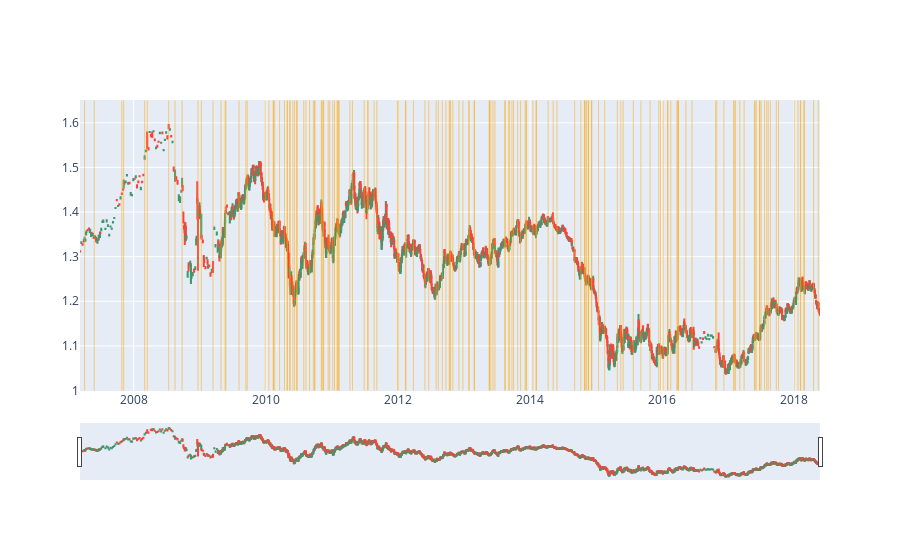

The notebook cell this image was saved under:
### Code cell
# plot candlestick with plotly, draw vertical line where the values are invalid
fig = go.Figure(data=[go.Candlestick(x=train_final['Time'],
                open=train_final['Open'],
                high=train_final['High'],
                low=train_final['Low'],
                close=train_final['Close'])])

for invalid in train_final[train_final['valid'] == False]['Time']:
    fig.add_shape(type="line",
    x0=invalid,
    y0=1,
    x1=invalid,
    y1=1.65,
    line=dict(color="orange",width=1),
    opacity=0.5)

# add kde with the volume
#fig.add_trace(go.Scatter(x=train_final['Time'], y=train_final['Volume'], name='Volume', yaxis="y2", line=dict(color='blue', width=1)))

fig.show()

### Figure 1 — Plotly figure (JSON) as saved in the notebook; plotly's stock layout.template omitted (floating-point values rounded to 4 significant figures; data arrays with more than 128 entries replaced by an {"elided": "..."} marker saying what was removed)
{"data": [{"close": {"elided": "2849 float values"}, "high": {"elided": "2849 float values"}, "low": {"elided": "2849 float values"}, "open": {"elided": "2849 float values"}, "type": "candlestick", "x": {"elided": "2849 str values"}}], "layout": {"shapes": [{"line": {"color": "orange", "width": 1}, "opacity": 0.5, "type": "line", "x0": "2007-04-05T00:00:00", "x1": "2007-04-05T00:00:00", "y0": 1, "y1": 1.65}, {"line": {"color": "orange", "width": 1}, "opacity": 0.5, "type": "line", "x0": "2007-05-28T00:00:00", "x1": "2007-05-28T00:00:00", "y0": 1, "y1": 1.65}, {"line": {"color": "orange", "width": 1}, "opacity": 0.5, "type": "line", "x0": "2007-10-28T00:00:00", "x1": "2007-10-28T00:00:00", "y0": 1, "y1": 1.65}, {"line": {"color": "orange", "width": 1}, "opacity": 0.5, "type": "line", "x0": "2007-11-07T00:00:00", "x1": "2007-11-07T00:00:00", "y0": 1, "y1": 1.65}, {"line": {"color": "orange", "width": 1}, "opacity": 0.5, "type": "line", "x0": "2008-03-02T00:00:00", "x1": "2008-03-02T00:00:00", "y0": 1, "y1": 1.65}, {"line": {"color": "orange", "width": 1}, "opacity": 0.5, "type": "line", "x0": "2008-03-16T00:00:00", "x1": "2008-03-16T00:00:00", "y0": 1, "y1": 1.65}, {"line": {"color": "orange", "width": 1}, "opacity": 0.5, "type": "line", "x0": "2008-07-13T00:00:00", "x1": "2008-07-13T00:00:00", "y0": 1, "y1": 1.65}, {"line": {"color": "orange", "width": 1}, "opacity": 0.5, "type": "line", "x0": "2008-08-17T00:00:00", "x1": "2008-08-17T00:00:00", "y0": 1, "y1": 1.65}, {"line": {"color": "orange", "width": 1}, "opacity": 0.5, "type": "line", "x0": "2008-09-25T00:00:00", "x1": "2008-09-25T00:00:00", "y0": 1, "y1": 1.65}, {"line": {"color": "orange", "width": 1}, "opacity": 0.5, "type": "line", "x0": "2008-12-22T00:00:00", "x1": "2008-12-22T00:00:00", "y0": 1, "y1": 1.65}, {"line": {"color": "orange", "width": 1}, "opacity": 0.5, "type": "line", "x0": "2009-01-09T00:00:00", "x1": "2009-01-09T00:00:00", "y0": 1, "y1": 1.65}, {"line": {"color": "orange", "width": 1}, "opacity": 0.5, "type": "line", "x0": "2009-03-15T00:00:00", "x1": "2009-03-15T00:00:00", "y0": 1, "y1": 1.65}, {"line": {"color": "orange", "width": 1}, "opacity": 0.5, "type": "line", "x0": "2009-04-28T00:00:00", "x1": "2009-04-28T00:00:00", "y0": 1, "y1": 1.65}, {"line": {"color": "orange", "width": 1}, "opacity": 0.5, "type": "line", "x0": "2009-05-21T00:00:00", "x1": "2009-05-21T00:00:00", "y0": 1, "y1": 1.65}, {"line": {"color": "orange", "width": 1}, "opacity": 0.5, "type": "line", "x0": "2009-05-25T00:00:00", "x1": "2009-05-25T00:00:00", "y0": 1, "y1": 1.65}, {"line": {"color": "orange", "width": 1}, "opacity": 0.5, "type": "line", "x0": "2009-08-06T00:00:00", "x1": "2009-08-06T00:00:00", "y0": 1, "y1": 1.65}, {"line": {"color": "orange", "width": 1}, "opacity": 0.5, "type": "line", "x0": "2009-09-13T00:00:00", "x1": "2009-09-13T00:00:00", "y0": 1, "y1": 1.65}, {"line": {"color": "orange", "width": 1}, "opacity": 0.5, "type": "line", "x0": "2009-09-20T00:00:00", "x1": "2009-09-20T00:00:00", "y0": 1, "y1": 1.65}, {"line": {"color": "orange", "width": 1}, "opacity": 0.5, "type": "line", "x0": "2009-12-29T00:00:00", "x1": "2009-12-29T00:00:00", "y0": 1, "y1": 1.65}, {"line": {"color": "orange", "width": 1}, "opacity": 0.5, "type": "line", "x0": "2010-01-18T00:00:00", "x1": "2010-01-18T00:00:00", "y0": 1, "y1": 1.65}, {"line": {"color": "orange", "width": 1}, "opacity": 0.5, "type": "line", "x0": "2010-02-11T00:00:00", "x1": "2010-02-11T00:00:00", "y0": 1, "y1": 1.65}, {"line": {"color": "orange", "width": 1}, "opacity": 0.5, "type": "line", "x0": "2010-02-12T00:00:00", "x1": "2010-02-12T00:00:00", "y0": 1, "y1": 1.65}, {"line": {"color": "orange", "width": 1}, "opacity": 0.5, "type": "line", "x0": "2010-02-19T00:00:00", "x1": "2010-02-19T00:00:00", "y0": 1, "y1": 1.65}, {"line": {"color": "orange", "width": 1}, "opacity": 0.5, "type": "line", "x0": "2010-03-18T00:00:00", "x1": "2010-03-18T00:00:00", "y0": 1, "y1": 1.65}, {"line": {"color": "orange", "width": 1}, "opacity": 0.5, "type": "line", "x0": "2010-04-14T00:00:00", "x1": "2010-04-14T00:00:00", "y0": 1, "y1": 1.65}, {"line": {"color": "orange", "width": 1}, "opacity": 0.5, "type": "line", "x0": "2010-04-29T00:00:00", "x1": "2010-04-29T00:00:00", "y0": 1, "y1": 1.65}, {"line": {"color": "orange", "width": 1}, "opacity": 0.5, "type": "line", "x0": "2010-04-30T00:00:00", "x1": "2010-04-30T00:00:00", "y0": 1, "y1": 1.65}, {"line": {"color": "orange", "width": 1}, "opacity": 0.5, "type": "line", "x0": "2010-05-13T00:00:00", "x1": "2010-05-13T00:00:00", "y0": 1, "y1": 1.65}, {"line": {"color": "orange", "width": 1}, "opacity": 0.5, "type": "line", "x0": "2010-05-16T00:00:00", "x1": "2010-05-16T00:00:00", "y0": 1, "y1": 1.65}, {"line": {"color": "orange", "width": 1}, "opacity": 0.5, "type": "line", "x0": "2010-05-31T00:00:00", "x1": "2010-05-31T00:00:00", "y0": 1, "y1": 1.65}, {"line": {"color": "orange", "width": 1}, "opacity": 0.5, "type": "line", "x0": "2010-06-09T00:00:00", "x1": "2010-06-09T00:00:00", "y0": 1, "y1": 1.65}, {"line": {"color": "orange", "width": 1}, "opacity": 0.5, "type": "line", "x0": "2010-06-20T00:00:00", "x1": "2010-06-20T00:00:00", "y0": 1, "y1": 1.65}, {"line": {"color": "orange", "width": 1}, "opacity": 0.5, "type": "line", "x0": "2010-06-24T00:00:00", "x1": "2010-06-24T00:00:00", "y0": 1, "y1": 1.65}, {"line": {"color": "orange", "width": 1}, "opacity": 0.5, "type": "line", "x0": "2010-07-30T00:00:00", "x1": "2010-07-30T00:00:00", "y0": 1, "y1": 1.65}, {"line": {"color": "orange", "width": 1}, "opacity": 0.5, "type": "line", "x0": "2010-08-11T00:00:00", "x1": "2010-08-11T00:00:00", "y0": 1, "y1": 1.65}, {"line": {"color": "orange", "width": 1}, "opacity": 0.5, "type": "line", "x0": "2010-08-31T00:00:00", "x1": "2010-08-31T00:00:00", "y0": 1, "y1": 1.65}, {"line": {"color": "orange", "width": 1}, "opacity": 0.5, "type": "line", "x0": "2010-09-21T00:00:00", "x1": "2010-09-21T00:00:00", "y0": 1, "y1": 1.65}, {"line": {"color": "orange", "width": 1}, "opacity": 0.5, "type": "line", "x0": "2010-09-28T00:00:00", "x1": "2010-09-28T00:00:00", "y0": 1, "y1": 1.65}, {"line": {"color": "orange", "width": 1}, "opacity": 0.5, "type": "line", "x0": "2010-09-29T00:00:00", "x1": "2010-09-29T00:00:00", "y0": 1, "y1": 1.65}, {"line": {"color": "orange", "width": 1}, "opacity": 0.5, "type": "line", "x0": "2010-11-04T00:00:00", "x1": "2010-11-04T00:00:00", "y0": 1, "y1": 1.65}, {"line": {"color": "orange", "width": 1}, "opacity": 0.5, "type": "line", "x0": "2010-11-08T00:00:00", "x1": "2010-11-08T00:00:00", "y0": 1, "y1": 1.65}, {"line": {"color": "orange", "width": 1}, "opacity": 0.5, "type": "line", "x0": "2010-11-14T00:00:00", "x1": "2010-11-14T00:00:00", "y0": 1, "y1": 1.65}, {"line": {"color": "orange", "width": 1}, "opacity": 0.5, "type": "line", "x0": "2010-11-17T00:00:00", "x1": "2010-11-17T00:00:00", "y0": 1, "y1": 1.65}, {"line": {"color": "orange", "width": 1}, "opacity": 0.5, "type": "line", "x0": "2010-12-12T00:00:00", "x1": "2010-12-12T00:00:00", "y0": 1, "y1": 1.65}, {"line": {"color": "orange", "width": 1}, "opacity": 0.5, "type": "line", "x0": "2010-12-20T00:00:00", "x1": "2010-12-20T00:00:00", "y0": 1, "y1": 1.65}, {"line": {"color": "orange", "width": 1}, "opacity": 0.5, "type": "line", "x0": "2011-01-06T00:00:00", "x1": "2011-01-06T00:00:00", "y0": 1, "y1": 1.65}, {"line": {"color": "orange", "width": 1}, "opacity": 0.5, "type": "line", "x0": "2011-01-16T00:00:00", "x1": "2011-01-16T00:00:00", "y0": 1, "y1": 1.65}, {"line": {"color": "orange", "width": 1}, "opacity": 0.5, "type": "line", "x0": "2011-01-30T00:00:00", "x1": "2011-01-30T00:00:00", "y0": 1, "y1": 1.65}, {"line": {"color": "orange", "width": 1}, "opacity": 0.5, "type": "line", "x0": "2011-02-02T00:00:00", "x1": "2011-02-02T00:00:00", "y0": 1, "y1": 1.65}, {"line": {"color": "orange", "width": 1}, "opacity": 0.5, "type": "line", "x0": "2011-02-08T00:00:00", "x1": "2011-02-08T00:00:00", "y0": 1, "y1": 1.65}, {"line": {"color": "orange", "width": 1}, "opacity": 0.5, "type": "line", "x0": "2011-02-10T00:00:00", "x1": "2011-02-10T00:00:00", "y0": 1, "y1": 1.65}, {"line": {"color": "orange", "width": 1}, "opacity": 0.5, "type": "line", "x0": "2011-04-11T00:00:00", "x1": "2011-04-11T00:00:00", "y0": 1, "y1": 1.65}, {"line": {"color": "orange", "width": 1}, "opacity": 0.5, "type": "line", "x0": "2011-04-25T00:00:00", "x1": "2011-04-25T00:00:00", "y0": 1, "y1": 1.65}, {"line": {"color": "orange", "width": 1}, "opacity": 0.5, "type": "line", "x0": "2011-06-29T00:00:00", "x1": "2011-06-29T00:00:00", "y0": 1, "y1": 1.65}, {"line": {"color": "orange", "width": 1}, "opacity": 0.5, "type": "line", "x0": "2011-07-19T00:00:00", "x1": "2011-07-19T00:00:00", "y0": 1, "y1": 1.65}, {"line": {"color": "orange", "width": 1}, "opacity": 0.5, "type": "line", "x0": "2011-07-20T00:00:00", "x1": "2011-07-20T00:00:00", "y0": 1, "y1": 1.65}, {"line": {"color": "orange", "width": 1}, "opacity": 0.5, "type": "line", "x0": "2011-08-23T00:00:00", "x1": "2011-08-23T00:00:00", "y0": 1, "y1": 1.65}, {"line": {"color": "orange", "width": 1}, "opacity": 0.5, "type": "line", "x0": "2011-09-07T00:00:00", "x1": "2011-09-07T00:00:00", "y0": 1, "y1": 1.65}, {"line": {"color": "orange", "width": 1}, "opacity": 0.5, "type": "line", "x0": "2011-12-30T00:00:00", "x1": "2011-12-30T00:00:00", "y0": 1, "y1": 1.65}, {"line": {"color": "orange", "width": 1}, "opacity": 0.5, "type": "line", "x0": "2012-01-03T00:00:00", "x1": "2012-01-03T00:00:00", "y0": 1, "y1": 1.65}, {"line": {"color": "orange", "width": 1}, "opacity": 0.5, "type": "line", "x0": "2012-02-12T00:00:00", "x1": "2012-02-12T00:00:00", "y0": 1, "y1": 1.65}, {"line": {"color": "orange", "width": 1}, "opacity": 0.5, "type": "line", "x0": "2012-02-15T00:00:00", "x1": "2012-02-15T00:00:00", "y0": 1, "y1": 1.65}, {"line": {"color": "orange", "width": 1}, "opacity": 0.5, "type": "line", "x0": "2012-03-27T00:00:00", "x1": "2012-03-27T00:00:00", "y0": 1, "y1": 1.65}, {"line": {"color": "orange", "width": 1}, "opacity": 0.5, "type": "line", "x0": "2012-05-30T00:00:00", "x1": "2012-05-30T00:00:00", "y0": 1, "y1": 1.65}, {"line": {"color": "orange", "width": 1}, "opacity": 0.5, "type": "line", "x0": "2012-06-20T00:00:00", "x1": "2012-06-20T00:00:00", "y0": 1, "y1": 1.65}, {"line": {"color": "orange", "width": 1}, "opacity": 0.5, "type": "line", "x0": "2012-07-31T00:00:00", "x1": "2012-07-31T00:00:00", "y0": 1, "y1": 1.65}, {"line": {"color": "orange", "width": 1}, "opacity": 0.5, "type": "line", "x0": "2012-08-12T00:00:00", "x1": "2012-08-12T00:00:00", "y0": 1, "y1": 1.65}, {"line": {"color": "orange", "width": 1}, "opacity": 0.5, "type": "line", "x0": "2012-09-03T00:00:00", "x1": "2012-09-03T00:00:00", "y0": 1, "y1": 1.65}, {"line": {"color": "orange", "width": 1}, "opacity": 0.5, "type": "line", "x0": "2012-09-23T00:00:00", "x1": "2012-09-23T00:00:00", "y0": 1, "y1": 1.65}, {"line": {"color": "orange", "width": 1}, "opacity": 0.5, "type": "line", "x0": "2012-10-11T00:00:00", "x1": "2012-10-11T00:00:00", "y0": 1, "y1": 1.65}, {"line": {"color": "orange", "width": 1}, "opacity": 0.5, "type": "line", "x0": "2012-10-15T00:00:00", "x1": "2012-10-15T00:00:00", "y0": 1, "y1": 1.65}, {"line": {"color": "orange", "width": 1}, "opacity": 0.5, "type": "line", "x0": "2012-10-19T00:00:00", "x1": "2012-10-19T00:00:00", "y0": 1, "y1": 1.65}, {"line": {"color": "orange", "width": 1}, "opacity": 0.5, "type": "line", "x0": "2012-10-31T00:00:00", "x1": "2012-10-31T00:00:00", "y0": 1, "y1": 1.65}, {"line": {"color": "orange", "width": 1}, "opacity": 0.5, "type": "line", "x0": "2012-12-04T00:00:00", "x1": "2012-12-04T00:00:00", "y0": 1, "y1": 1.65}, {"line": {"color": "orange", "width": 1}, "opacity": 0.5, "type": "line", "x0": "2012-12-26T00:00:00", "x1": "2012-12-26T00:00:00", "y0": 1, "y1": 1.65}, {"line": {"color": "orange", "width": 1}, "opacity": 0.5, "type": "line", "x0": "2013-01-28T00:00:00", "x1": "2013-01-28T00:00:00", "y0": 1, "y1": 1.65}, {"line": {"color": "orange", "width": 1}, "opacity": 0.5, "type": "line", "x0": "2013-01-29T00:00:00", "x1": "2013-01-29T00:00:00", "y0": 1, "y1": 1.65}, {"line": {"color": "orange", "width": 1}, "opacity": 0.5, "type": "line", "x0": "2013-02-26T00:00:00", "x1": "2013-02-26T00:00:00", "y0": 1, "y1": 1.65}, {"line": {"color": "orange", "width": 1}, "opacity": 0.5, "type": "line", "x0": "2013-02-28T00:00:00", "x1": "2013-02-28T00:00:00", "y0": 1, "y1": 1.65}, {"line": {"color": "orange", "width": 1}, "opacity": 0.5, "type": "line", "x0": "2013-05-20T00:00:00", "x1": "2013-05-20T00:00:00", "y0": 1, "y1": 1.65}, {"line": {"color": "orange", "width": 1}, "opacity": 0.5, "type": "line", "x0": "2013-05-22T00:00:00", "x1": "2013-05-22T00:00:00", "y0": 1, "y1": 1.65}, {"line": {"color": "orange", "width": 1}, "opacity": 0.5, "type": "line", "x0": "2013-05-29T00:00:00", "x1": "2013-05-29T00:00:00", "y0": 1, "y1": 1.65}, {"line": {"color": "orange", "width": 1}, "opacity": 0.5, "type": "line", "x0": "2013-06-10T00:00:00", "x1": "2013-06-10T00:00:00", "y0": 1, "y1": 1.65}, {"line": {"color": "orange", "width": 1}, "opacity": 0.5, "type": "line", "x0": "2013-06-21T00:00:00", "x1": "2013-06-21T00:00:00", "y0": 1, "y1": 1.65}, {"line": {"color": "orange", "width": 1}, "opacity": 0.5, "type": "line", "x0": "2013-08-14T00:00:00", "x1": "2013-08-14T00:00:00", "y0": 1, "y1": 1.65}, {"line": {"color": "orange", "width": 1}, "opacity": 0.5, "type": "line", "x0": "2013-08-18T00:00:00", "x1": "2013-08-18T00:00:00", "y0": 1, "y1": 1.65}, {"line": {"color": "orange", "width": 1}, "opacity": 0.5, "type": "line", "x0": "2013-09-06T00:00:00", "x1": "2013-09-06T00:00:00", "y0": 1, "y1": 1.65}, {"line": {"color": "orange", "width": 1}, "opacity": 0.5, "type": "line", "x0": "2013-09-08T00:00:00", "x1": "2013-09-08T00:00:00", "y0": 1, "y1": 1.65}, {"line": {"color": "orange", "width": 1}, "opacity": 0.5, "type": "line", "x0": "2013-09-23T00:00:00", "x1": "2013-09-23T00:00:00", "y0": 1, "y1": 1.65}, {"line": {"color": "orange", "width": 1}, "opacity": 0.5, "type": "line", "x0": "2013-10-02T00:00:00", "x1": "2013-10-02T00:00:00", "y0": 1, "y1": 1.65}, {"line": {"color": "orange", "width": 1}, "opacity": 0.5, "type": "line", "x0": "2013-10-25T00:00:00", "x1": "2013-10-25T00:00:00", "y0": 1, "y1": 1.65}, {"line": {"color": "orange", "width": 1}, "opacity": 0.5, "type": "line", "x0": "2013-11-10T00:00:00", "x1": "2013-11-10T00:00:00", "y0": 1, "y1": 1.65}, {"line": {"color": "orange", "width": 1}, "opacity": 0.5, "type": "line", "x0": "2013-12-05T00:00:00", "x1": "2013-12-05T00:00:00", "y0": 1, "y1": 1.65}, {"line": {"color": "orange", "width": 1}, "opacity": 0.5, "type": "line", "x0": "2013-12-10T00:00:00", "x1": "2013-12-10T00:00:00", "y0": 1, "y1": 1.65}, {"line": {"color": "orange", "width": 1}, "opacity": 0.5, "type": "line", "x0": "2013-12-13T00:00:00", "x1": "2013-12-13T00:00:00", "y0": 1, "y1": 1.65}, {"line": {"color": "orange", "width": 1}, "opacity": 0.5, "type": "line", "x0": "2014-01-17T00:00:00", "x1": "2014-01-17T00:00:00", "y0": 1, "y1": 1.65}, {"line": {"color": "orange", "width": 1}, "opacity": 0.5, "type": "line", "x0": "2014-02-03T00:00:00", "x1": "2014-02-03T00:00:00", "y0": 1, "y1": 1.65}, {"line": {"color": "orange", "width": 1}, "opacity": 0.5, "type": "line", "x0": "2014-02-06T00:00:00", "x1": "2014-02-06T00:00:00", "y0": 1, "y1": 1.65}, {"line": {"color": "orange", "width": 1}, "opacity": 0.5, "type": "line", "x0": "2014-04-11T00:00:00", "x1": "2014-04-11T00:00:00", "y0": 1, "y1": 1.65}, {"line": {"color": "orange", "width": 1}, "opacity": 0.5, "type": "line", "x0": "2014-05-09T00:00:00", "x1": "2014-05-09T00:00:00", "y0": 1, "y1": 1.65}, {"line": {"color": "orange", "width": 1}, "opacity": 0.5, "type": "line", "x0": "2014-05-30T00:00:00", "x1": "2014-05-30T00:00:00", "y0": 1, "y1": 1.65}, {"line": {"color": "orange", "width": 1}, "opacity": 0.5, "type": "line", "x0": "2014-09-05T00:00:00", "x1": "2014-09-05T00:00:00", "y0": 1, "y1": 1.65}, {"line": {"color": "orange", "width": 1}, "opacity": 0.5, "type": "line", "x0": "2014-10-09T00:00:00", "x1": "2014-10-09T00:00:00", "y0": 1, "y1": 1.65}, {"line": {"color": "orange", "width": 1}, "opacity": 0.5, "type": "line", "x0": "2014-10-29T00:00:00", "x1": "2014-10-29T00:00:00", "y0": 1, "y1": 1.65}, {"line": {"color": "orange", "width": 1}, "opacity": 0.5, "type": "line", "x0": "2014-10-31T00:00:00", "x1": "2014-10-31T00:00:00", "y0": 1, "y1": 1.65}, {"line": {"color": "orange", "width": 1}, "opacity": 0.5, "type": "line", "x0": "2014-11-06T00:00:00", "x1": "2014-11-06T00:00:00", "y0": 1, "y1": 1.65}, {"line": {"color": "orange", "width": 1}, "opacity": 0.5, "type": "line", "x0": "2014-11-11T00:00:00", "x1": "2014-11-11T00:00:00", "y0": 1, "y1": 1.65}, {"line": {"color": "orange", "width": 1}, "opacity": 0.5, "type": "line", "x0": "2014-11-20T00:00:00", "x1": "2014-11-20T00:00:00", "y0": 1, "y1": 1.65}, {"line": {"color": "orange", "width": 1}, "opacity": 0.5, "type": "line", "x0": "2014-11-21T00:00:00", "x1": "2014-11-21T00:00:00", "y0": 1, "y1": 1.65}, {"line": {"color": "orange", "width": 1}, "opacity": 0.5, "type": "line", "x0": "2014-12-07T00:00:00", "x1": "2014-12-07T00:00:00", "y0": 1, "y1": 1.65}, {"line": {"color": "orange", "width": 1}, "opacity": 0.5, "type": "line", "x0": "2014-12-09T00:00:00", "x1": "2014-12-09T00:00:00", "y0": 1, "y1": 1.65}, {"line": {"color": "orange", "width": 1}, "opacity": 0.5, "type": "line", "x0": "2015-01-15T00:00:00", "x1": "2015-01-15T00:00:00", "y0": 1, "y1": 1.65}, {"line": {"color": "orange", "width": 1}, "opacity": 0.5, "type": "line", "x0": "2015-02-18T00:00:00", "x1": "2015-02-18T00:00:00", "y0": 1, "y1": 1.65}, {"line": {"color": "orange", "width": 1}, "opacity": 0.5, "type": "line", "x0": "2015-04-29T00:00:00", "x1": "2015-04-29T00:00:00", "y0": 1, "y1": 1.65}, {"line": {"color": "orange", "width": 1}, "opacity": 0.5, "type": "line", "x0": "2015-05-18T00:00:00", "x1": "2015-05-18T00:00:00", "y0": 1, "y1": 1.65}, {"line": {"color": "orange", "width": 1}, "opacity": 0.5, "type": "line", "x0": "2015-05-31T00:00:00", "x1": "2015-05-31T00:00:00", "y0": 1, "y1": 1.65}, {"line": {"color": "orange", "width": 1}, "opacity": 0.5, "type": "line", "x0": "2015-07-26T00:00:00", "x1": "2015-07-26T00:00:00", "y0": 1, "y1": 1.65}, {"line": {"color": "orange", "width": 1}, "opacity": 0.5, "type": "line", "x0": "2015-09-06T00:00:00", "x1": "2015-09-06T00:00:00", "y0": 1, "y1": 1.65}, {"line": {"color": "orange", "width": 1}, "opacity": 0.5, "type": "line", "x0": "2015-10-27T00:00:00", "x1": "2015-10-27T00:00:00", "y0": 1, "y1": 1.65}, {"line": {"color": "orange", "width": 1}, "opacity": 0.5, "type": "line", "x0": "2015-12-14T00:00:00", "x1": "2015-12-14T00:00:00", "y0": 1, "y1": 1.65}, {"line": {"color": "orange", "width": 1}, "opacity": 0.5, "type": "line", "x0": "2015-12-23T00:00:00", "x1": "2015-12-23T00:00:00", "y0": 1, "y1": 1.65}, {"line": {"color": "orange", "width": 1}, "opacity": 0.5, "type": "line", "x0": "2016-01-07T00:00:00", "x1": "2016-01-07T00:00:00", "y0": 1, "y1": 1.65}, {"line": {"color": "orange", "width": 1}, "opacity": 0.5, "type": "line", "x0": "2016-01-31T00:00:00", "x1": "2016-01-31T00:00:00", "y0": 1, "y1": 1.65}, {"line": {"color": "orange", "width": 1}, "opacity": 0.5, "type": "line", "x0": "2016-02-03T00:00:00", "x1": "2016-02-03T00:00:00", "y0": 1, "y1": 1.65}, {"line": {"color": "orange", "width": 1}, "opacity": 0.5, "type": "line", "x0": "2016-02-18T00:00:00", "x1": "2016-02-18T00:00:00", "y0": 1, "y1": 1.65}, {"line": {"color": "orange", "width": 1}, "opacity": 0.5, "type": "line", "x0": "2016-03-23T00:00:00", "x1": "2016-03-23T00:00:00", "y0": 1, "y1": 1.65}, {"line": {"color": "orange", "width": 1}, "opacity": 0.5, "type": "line", "x0": "2016-03-29T00:00:00", "x1": "2016-03-29T00:00:00", "y0": 1, "y1": 1.65}, {"line": {"color": "orange", "width": 1}, "opacity": 0.5, "type": "line", "x0": "2016-03-30T00:00:00", "x1": "2016-03-30T00:00:00", "y0": 1, "y1": 1.65}, {"line": {"color": "orange", "width": 1}, "opacity": 0.5, "type": "line", "x0": "2016-03-31T00:00:00", "x1": "2016-03-31T00:00:00", "y0": 1, "y1": 1.65}, {"line": {"color": "orange", "width": 1}, "opacity": 0.5, "type": "line", "x0": "2016-05-12T00:00:00", "x1": "2016-05-12T00:00:00", "y0": 1, "y1": 1.65}, {"line": {"color": "orange", "width": 1}, "opacity": 0.5, "type": "line", "x0": "2016-06-15T00:00:00", "x1": "2016-06-15T00:00:00", "y0": 1, "y1": 1.65}, {"line": {"color": "orange", "width": 1}, "opacity": 0.5, "type": "line", "x0": "2016-10-23T00:00:00", "x1": "2016-10-23T00:00:00", "y0": 1, "y1": 1.65}, {"line": {"color": "orange", "width": 1}, "opacity": 0.5, "type": "line", "x0": "2016-10-30T00:00:00", "x1": "2016-10-30T00:00:00", "y0": 1, "y1": 1.65}, {"line": {"color": "orange", "width": 1}, "opacity": 0.5, "type": "line", "x0": "2016-12-08T00:00:00", "x1": "2016-12-08T00:00:00", "y0": 1, "y1": 1.65}, {"line": {"color": "orange", "width": 1}, "opacity": 0.5, "type": "line", "x0": "2017-02-01T00:00:00", "x1": "2017-02-01T00:00:00", "y0": 1, "y1": 1.65}, {"line": {"color": "orange", "width": 1}, "opacity": 0.5, "type": "line", "x0": "2017-02-02T00:00:00", "x1": "2017-02-02T00:00:00", "y0": 1, "y1": 1.65}, {"line": {"color": "orange", "width": 1}, "opacity": 0.5, "type": "line", "x0": "2017-02-10T00:00:00", "x1": "2017-02-10T00:00:00", "y0": 1, "y1": 1.65}, {"line": {"color": "orange", "width": 1}, "opacity": 0.5, "type": "line", "x0": "2017-03-06T00:00:00", "x1": "2017-03-06T00:00:00", "y0": 1, "y1": 1.65}, {"line": {"color": "orange", "width": 1}, "opacity": 0.5, "type": "line", "x0": "2017-03-30T00:00:00", "x1": "2017-03-30T00:00:00", "y0": 1, "y1": 1.65}, {"line": {"color": "orange", "width": 1}, "opacity": 0.5, "type": "line", "x0": "2017-05-26T00:00:00", "x1": "2017-05-26T00:00:00", "y0": 1, "y1": 1.65}, {"line": {"color": "orange", "width": 1}, "opacity": 0.5, "type": "line", "x0": "2017-05-30T00:00:00", "x1": "2017-05-30T00:00:00", "y0": 1, "y1": 1.65}, {"line": {"color": "orange", "width": 1}, "opacity": 0.5, "type": "line", "x0": "2017-06-05T00:00:00", "x1": "2017-06-05T00:00:00", "y0": 1, "y1": 1.65}, {"line": {"color": "orange", "width": 1}, "opacity": 0.5, "type": "line", "x0": "2017-06-23T00:00:00", "x1": "2017-06-23T00:00:00", "y0": 1, "y1": 1.65}, {"line": {"color": "orange", "width": 1}, "opacity": 0.5, "type": "line", "x0": "2017-06-25T00:00:00", "x1": "2017-06-25T00:00:00", "y0": 1, "y1": 1.65}, {"line": {"color": "orange", "width": 1}, "opacity": 0.5, "type": "line", "x0": "2017-07-02T00:00:00", "x1": "2017-07-02T00:00:00", "y0": 1, "y1": 1.65}, {"line": {"color": "orange", "width": 1}, "opacity": 0.5, "type": "line", "x0": "2017-07-21T00:00:00", "x1": "2017-07-21T00:00:00", "y0": 1, "y1": 1.65}, {"line": {"color": "orange", "width": 1}, "opacity": 0.5, "type": "line", "x0": "2017-08-02T00:00:00", "x1": "2017-08-02T00:00:00", "y0": 1, "y1": 1.65}, {"line": {"color": "orange", "width": 1}, "opacity": 0.5, "type": "line", "x0": "2017-08-10T00:00:00", "x1": "2017-08-10T00:00:00", "y0": 1, "y1": 1.65}, {"line": {"color": "orange", "width": 1}, "opacity": 0.5, "type": "line", "x0": "2017-08-22T00:00:00", "x1": "2017-08-22T00:00:00", "y0": 1, "y1": 1.65}, {"line": {"color": "orange", "width": 1}, "opacity": 0.5, "type": "line", "x0": "2017-09-24T00:00:00", "x1": "2017-09-24T00:00:00", "y0": 1, "y1": 1.65}, {"line": {"color": "orange", "width": 1}, "opacity": 0.5, "type": "line", "x0": "2017-10-06T00:00:00", "x1": "2017-10-06T00:00:00", "y0": 1, "y1": 1.65}, {"line": {"color": "orange", "width": 1}, "opacity": 0.5, "type": "line", "x0": "2018-01-02T00:00:00", "x1": "2018-01-02T00:00:00", "y0": 1, "y1": 1.65}, {"line": {"color": "orange", "width": 1}, "opacity": 0.5, "type": "line", "x0": "2018-01-22T00:00:00", "x1": "2018-01-22T00:00:00", "y0": 1, "y1": 1.65}, {"line": {"color": "orange", "width": 1}, "opacity": 0.5, "type": "line", "x0": "2018-02-04T00:00:00", "x1": "2018-02-04T00:00:00", "y0": 1, "y1": 1.65}, {"line": {"color": "orange", "width": 1}, "opacity": 0.5, "type": "line", "x0": "2018-02-06T00:00:00", "x1": "2018-02-06T00:00:00", "y0": 1, "y1": 1.65}, {"line": {"color": "orange", "width": 1}, "opacity": 0.5, "type": "line", "x0": "2018-02-23T00:00:00", "x1": "2018-02-23T00:00:00", "y0": 1, "y1": 1.65}, {"line": {"color": "orange", "width": 1}, "opacity": 0.5, "type": "line", "x0": "2018-02-26T00:00:00", "x1": "2018-02-26T00:00:00", "y0": 1, "y1": 1.65}, {"line": {"color": "orange", "width": 1}, "opacity": 0.5, "type": "line", "x0": "2018-04-18T00:00:00", "x1": "2018-04-18T00:00:00", "y0": 1, "y1": 1.65}, {"line": {"color": "orange", "width": 1}, "opacity": 0.5, "type": "line", "x0": "2018-05-14T00:00:00", "x1": "2018-05-14T00:00:00", "y0": 1, "y1": 1.65}]}}
